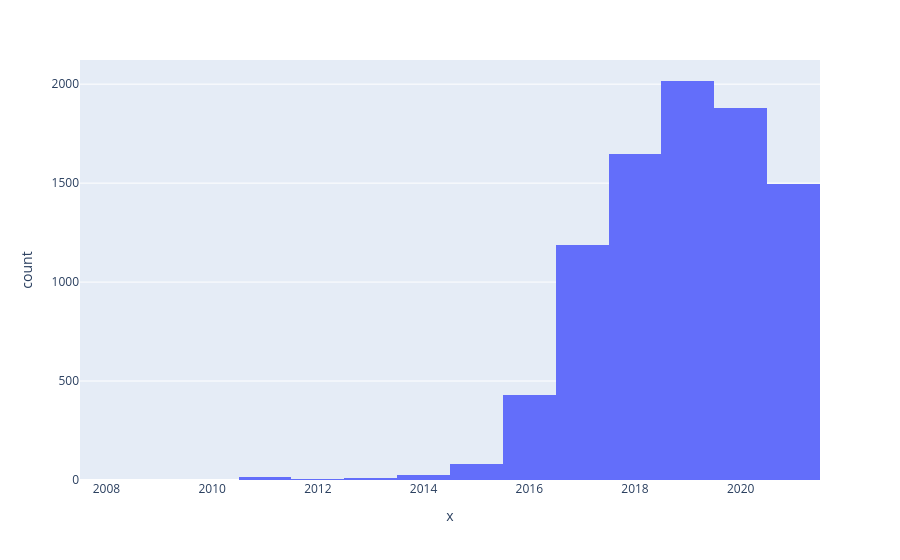

Here is the notebook cell this chart was saved with:
### Markdown cell above
## 6.8 Дата выхода на платформу

### Code cell
px.histogram(df['date_added'], x=df['date_added'].dt.year)

### Figure 1 — Plotly figure (JSON) as saved in the notebook; plotly's stock layout.template omitted (floating-point values rounded to 4 significant figures; data arrays with more than 128 entries replaced by an {"elided": "..."} marker saying what was removed)
{"data": [{"bingroup": "x", "hovertemplate": "x=%{x}<br>count=%{y}<extra></extra>", "legendgroup": "", "marker": {"color": "#636efa", "pattern": {"shape": ""}}, "name": "", "orientation": "v", "showlegend": false, "type": "histogram", "x": {"elided": "8807 float values"}, "xaxis": "x", "yaxis": "y"}], "layout": {"barmode": "relative", "legend": {"tracegroupgap": 0}, "margin": {"t": 60}, "xaxis": {"anchor": "y", "domain": [0, 1], "title": {"text": "x"}}, "yaxis": {"anchor": "x", "domain": [0, 1], "title": {"text": "count"}}}}
